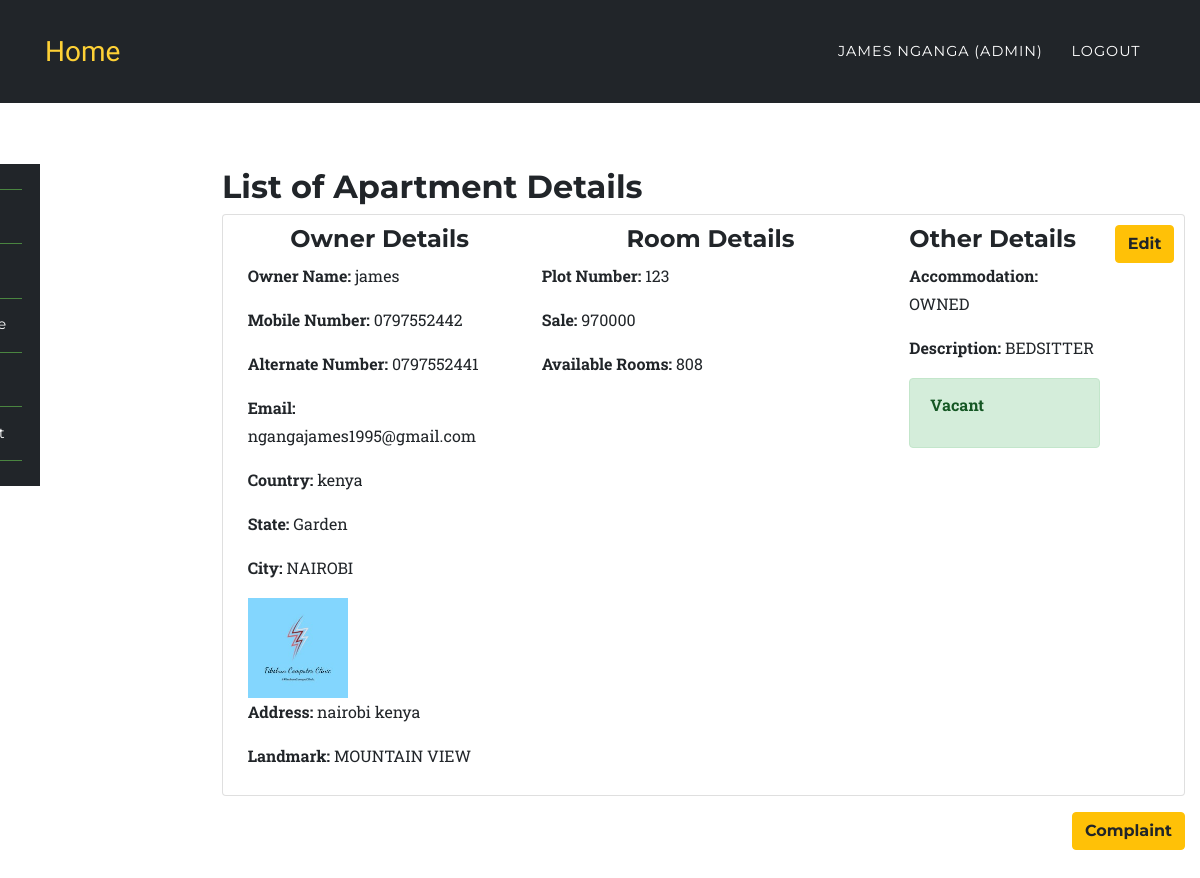
Page /app/list.php (signed in) on the committed database.
### tables this page shows
CREATE TABLE `room_rental_registrations` (
  `id` int(10) NOT NULL AUTO_INCREMENT,
  `fullname` varchar(191) NOT NULL,
  `mobile` varchar(191) NOT NULL,
  `alternat_mobile` varchar(191) NOT NULL,
  `email` varchar(191) NOT NULL,
  `country` varchar(191) NOT NULL,
  `state` varchar(191) NOT NULL,
  `city` varchar(191) NOT NULL,
  `landmark` varchar(191) NOT NULL,
  `rent` varchar(191) NOT NULL,
  `sale` varchar(190) DEFAULT NULL,
  `deposit` varchar(191) NOT NULL,
  `plot_number` varchar(191) NOT NULL,
  `rooms` varchar(100) DEFAULT NULL,
  `address` varchar(191) NOT NULL,
  `accommodation` varchar(191) NOT NULL,
  `description` varchar(191) NOT NULL,
  `image` varchar(191) DEFAULT NULL,
  `open_for_sharing` varchar(191) DEFAULT NULL,
  `other` varchar(191) DEFAULT NULL,
  `vacant` int(1) NOT NULL DEFAULT 1,
  `rating` int(1) NOT NULL DEFAULT 5,
  `created_at` timestamp NULL DEFAULT current_timestamp(),
  `updated_at` timestamp NULL DEFAULT current_timestamp(),
  `user_id` int(10) DEFAULT NULL,
    PRIMARY KEY (id)
);

### app/list.php (the view, shortened to what this page needs)
<?php
	require '../config/config.php';
		try {
			if($_SESSION['role'] == 'admin'){
				$stmt = $connect->prepare('SELECT * FROM room_rental_registrations_apartment');
				$stmt->execute();
				$data1 = $stmt->fetchAll (PDO::FETCH_ASSOC);
				$stmt = $connect->prepare('SELECT * FROM room_rental_registrations');
				$stmt->execute();
				$data2 = $stmt->fetchAll (PDO::FETCH_ASSOC);
				$data = array_merge($data1,$data2);
			}
		}catch(PDOException $e) {
			$errMsg = $e->getMessage();
		}
?>
<?php include '../include/header.php';?>
	<nav class="navbar navbar-expand-lg navbar-dark fixed-top" style="background-color:#212529;" id="mainNav">
      <div class="container">
        <a class="navbar-brand js-scroll-trigger" href="../index.php">Home</a>
        <div class="collapse navbar-collapse" id="navbarResponsive">
          <ul class="navbar-nav text-uppercase ml-auto">
            <li class="nav-item">
              <a class="nav-link" href="#"><?php echo $_SESSION['fullname']; ?> <?php if($_SESSION['role'] == 'admin'){ echo "(Admin)"; } ?></a>
            </li>
            <li class="nav-item">
              <a href="../auth/logout.php" class="nav-link">Logout</a>
            </li>
          </ul>
        </div>
      </div>
    </nav>
	<section style="padding-left:0px;">
		<?php include '../include/side-nav.php';?>
	</section>
<section class="wrapper" style="margin-left: 16%;margin-top: -23%;">
	<div class="container">
		<div class="row">
			<div class="col-12">
			<h2>List of Apartment Details</h2>
				<?php
					foreach ($data as $key => $value) {
						echo '<div class="card card-inverse card-info mb-3" style="padding:1%;">
								  <div class="card-block">';
								  	echo '<a class="btn btn-warning float-right" href="update.php?id='.$value['id'].'&act=';if(!empty($value['own'])){ echo "ap"; }else{ echo "indi"; } echo '">Edit</a>';
									 echo 	'<div class="row">
											<div class="col-4">
											<h4 class="text-center">Owner Details</h4>';
											 	echo '<p><b>Owner Name: </b>'.$value['fullname'].'</p>';
											 	echo '<p><b>Mobile Number: </b>'.$value['mobile'].'</p>';
											 	echo '<p><b>Alternate Number: </b>'.$value['alternat_mobile'].'</p>';
											 	echo '<p><b>Email: </b>'.$value['email'].'</p>';
											 	echo '<p><b>Country: </b>'.$value['country'].'</p><p><b> State: </b>'.$value['state'].'</p><p><b> City: </b>'.$value['city'].'</p>';
											 	if ($value['image'] !== 'uploads/') {
											 		echo '<img src="'.$value['image'].'" width="100">';
											 	}
											 	echo '<p><b>Address: </b>'.$value['address'].'</p><p><b> Landmark: </b>'.$value['landmark'].'</p>';
										echo '</div>
											<div class="col-5">
											<h4 class="text-center">Room Details</h4>';
												echo '<p><b>Plot Number: </b>'.$value['plot_number'].'</p>';
												if(isset($value['sale'])){
													echo '<p><b>Sale: </b>'.$value['sale'].'</p>';
												}
												echo '<p><b>Available Rooms: </b>'.$value['rooms'].'</p>';
										echo '</div>
											<div class="col-3">
											<h4>Other Details</h4>';
											echo '<p><b>Accommodation: </b>'.$value['accommodation'].'</p>';
											echo '<p><b>Description: </b>'.$value['description'].'</p>';
												if($value['vacant'] == 0){
													echo '<div class="alert alert-danger" role="alert"><p><b>Occupied</b></p></div>';
												}else{
													echo '<div class="alert alert-success" role="alert"><p><b>Vacant</b></p></div>';
												}
											echo '</div>
										</div>
								   </div>
								</div>';
								echo '<a class="btn btn-warning float-right" href="../app/complaint.php">Complaint</a><br><br>';
					}
				?>
			</div>
		</div>
	</div>
</section>
<?php include '../include/footer.php';?>

### include/header.php (shortened to what this page needs)
<!DOCTYPE html>
<html lang="en">
  <head>
    <link href="../assets/plugins/bootstrap/css/bootstrap.min.css" rel="stylesheet">
    <link href="../assets/plugins/font-awesome/css/font-awesome.min.css" rel="stylesheet" type="text/css">
    <link href="../assets/css/rent.css" rel="stylesheet">
    <link href="../assets/css/style.css" rel="stylesheet">
  </head>
  <body id="page-top">

### include/side-nav.php (shortened to what this page needs)
<br>
	<nav class="navbar navbar-expand-sm navbar-default sidebar" style="background-color:#212529;" id="mainNav">
      <div class="container">
        <div class="collapse navbar-collapse" id="navbarResponsive1">
          <ul class="navbar-nav text-center" style="    flex-direction: column;">
            <li class="nav-item">
              <a class="nav-link" href="../auth/dashboard.php">Home</a>
            </li>
            <li class="nav-item">
            	<?php if($_SESSION['role'] == 'admin' || $_SESSION['role'] == 'user'){
	        		echo '<a href="../app/register.php" class="nav-link">Register</a>';
	      	 	} ?>
            </li>
            <li class="nav-item">
	        	<a href="../app/list.php" class="nav-link">Details/Update</a>
            </li>
            <li class="nav-item">
              <?php if($_SESSION['role'] == 'admin'){
                echo '<a href="../app/sms.php" class="nav-link">Send SMS</a>';
              } ?>
            </li>
            <li class="nav-item">
              <?php if($_SESSION['role'] == 'admin'){
                echo '<a href="../app/cmplist.php" class="nav-link">Complaint List</a>';
              } ?>
            </li>
          </ul>
        </div>
      </div>
    </nav>

### include/footer.php (shortened to what this page needs)
  </body>
</html>

### assets/css/rent.css (style rules this page uses)
body { overflow-x: hidden; font-family: 'Roboto Slab', 'Helvetica Neue', Helvetica, Arial, sans-serif; }
p { line-height: 1.75; }
a { color: #4bb6c9; }
h1, h2, h3, h4, h5, h6 { font-weight: 700; font-family: 'Montserrat', 'Helvetica Neue', Helvetica, Arial, sans-serif; }
section { padding: 100px 0; }
@media (min-width: 768px) { section { padding: 140px 0; } }
.btn { font-family: 'Montserrat', 'Helvetica Neue', Helvetica, Arial, sans-serif; font-weight: 700; }
#mainNav { background-color: #212529; }
#mainNav .navbar-brand { color: #fed136; font-family: 'Kaushan Script', 'Helvetica Neue', Helvetica, Arial, cursive; }
#mainNav .navbar-nav .nav-item .nav-link { font-size: 90%; font-weight: 400; padding: 0.75em 0; letter-spacing: 1px; color: white; font-family: 'Montserrat', 'Helvetica Neue', Helvetica, Arial, sans-serif; }
@media (min-width: 992px) { #mainNav { padding-top: 25px; padding-bottom: 25px; -webkit-transition: padding-top 0.3s, padding-bottom 0.3s; -moz-transition: padding-top 0.3s, padding-bottom 0.3s; transition: padding-top 0.3s, padding-bottom 0.3s; border: none; background-color: transparent; } }
@media (min-width: 992px) { #mainNav .navbar-brand { font-size: 1.75em; -webkit-transition: all 0.3s; -moz-transition: all 0.3s; transition: all 0.3s; } }
@media (min-width: 992px) { #mainNav .navbar-nav .nav-item .nav-link { padding: 1.1em 1em !important; } }

### assets/css/style.css (style rules this page uses)
.navbar { border-radius: 0px; }
nav.sidebar, .main { -webkit-transition: margin 200ms ease-out; -moz-transition: margin 200ms ease-out; -o-transition: margin 200ms ease-out; transition: margin 200ms ease-out; }
@media (min-width: 765px) { nav.sidebar a { padding-right: 13px; } }
@media (min-width: 765px) { nav.sidebar .navbar-nav > li:first-child { border-top: 1px #57a348c2 solid; } }
@media (min-width: 765px) { nav.sidebar .navbar-nav > li { border-bottom: 1px #57a348c2 solid; } }
@media (min-width: 765px) { nav.sidebar .navbar-collapse, nav.sidebar .container-fluid { padding: 0 0px 0 0px; } }
@media (min-width: 765px) { nav.sidebar { width: 200px; height: 100%; margin-left: -160px; float: left; margin-bottom: 0px; } }
@media (min-width: 765px) { nav.sidebar li { width: 100%; } }
section { padding-left: 15px; }

### rows in the picture
room_rental_registrations: fullname "james", mobile "0797552442", alternat_mobile "0797552441", email "ngangajames1995@gmail.com", country "kenya", state "Garden", city "NAIROBI", image (picture), address "nairobi kenya", landmark "MOUNTAIN VIEW", plot_number "123", sale "970000", rooms "808", accommodation "OWNED", description "BEDSITTER", vacant "Vacant"

### other values in the picture
$_SESSION['fullname'] "JAMES NGANGA"
